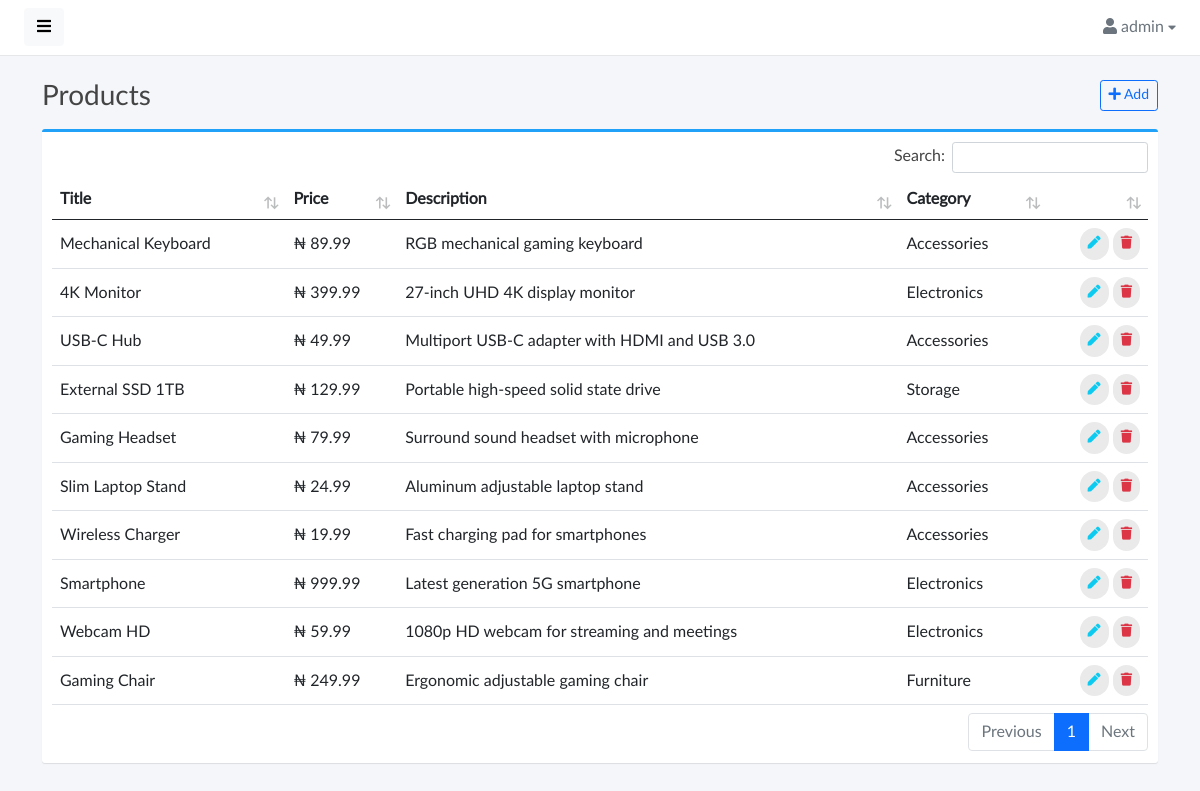
Screenshot of /e-commerce/views/admin/products.php (signed in) with the database file from the repository.
### tables this page shows
CREATE TABLE `products` (
  `id` int(11) NOT NULL AUTO_INCREMENT,
  `title` varchar(500) NOT NULL,
  `price` double NOT NULL,
  `description` varchar(1000) NOT NULL,
  `category` varchar(500) NOT NULL,
  `images` varchar(2000) NOT NULL,
  PRIMARY KEY (`id`)
);

### e-commerce/views/admin/products.php (the view, shortened to what this page needs)
<?php
require __DIR__ . '/header.php';
require __DIR__ . '/../db.php';
$edit = false;
if(isset($_GET['id'])) {
    $edit = true;
    $statement = $pdo->prepare("SELECT * FROM products WHERE id=?");
    $statement->execute(array(filter_input(INPUT_GET, 'id', FILTER_SANITIZE_NUMBER_INT)));
    if($statement->rowCount() > 0) {
        $items = $statement->fetchAll(PDO::FETCH_ASSOC);
    }
    $statement = $pdo->prepare("SELECT * FROM categories");
    $statement->execute();
    $categories = $statement->fetchAll(PDO::FETCH_ASSOC);
} else {
    $statement = $pdo->prepare("SELECT * FROM products");
    $statement->execute();
    if($statement->rowCount() > 0) {
        $items = $statement->fetchAll(PDO::FETCH_ASSOC);
    }
}
$statement = $pdo->prepare("SELECT * FROM categories");
$statement->execute();
$categories = $statement->fetchAll(PDO::FETCH_ASSOC);
?>
<div class="container">
    <div class="page-title">
        <h3>Products
        <a href="/admin/products/create" class="btn btn-sm btn-outline-primary float-end"><i class="fas fa-plus"></i> Add</a>
        </h3>
    </div>
    <?php if($edit): ?>
        <div class="card">
            <div class="card-header">Create Product</div>
            <div class="card-body">
                <div class="col-md-6">
                    <form action="/admin/products" method="post" enctype="multipart/form-data">
                        <?php CSRF::csrfInputField() ?>
                        <div class="mb-3">
                            <label class="form-label">Name</label>
                            <input type="text" name="name" class="form-control" value="<?= $items[0]['title'] ?>">
                        </div>
                        <div class="mb-3">
                            <label class="form-label">Price</label>
                            <input type="number" name="price" class="form-control" value="<?= $items[0]['price'] ?>">
                        </div>
                        <div class="mb-3">
                            <label class="form-label">Description</label>
                            <textarea class="form-control" name="description" style="resize:none"><?= $items[0]['description'] ?></textarea>
                        </div>
                        <div class="mb-3">
                            <label for="language" class="form-label">Category</label>
                            <div class="input-group mb3">
                        	    <div class="dropdown input-group-prepend">
                            	  <button class="btn btn-secondary dropdown-toggle" type="button" id="dropdownMenuButton1" data-bs-toggle="dropdown" aria-expanded="false">
                            		Choose
                            	  </button>
                            	  <ul class="dropdown-menu" aria-labelledby="dropdownMenuButton1">
                            		<?php foreach($categories as $category): ?>
                            		    <li><a class="dropdown-item"><?= $category['title'] ?></a></li>
                            		    <div role="separator" class="dropdown-divider"></div>
                            		<?php endforeach; ?>
                            	  </ul>
                        	    </div>
                            	<input id="category" type="text" name="category" class="form-control" aria-label="Text input with dropdown button" value="<?= $items[0]['category'] ?>">
                        	</div>
                        </div>
                        <div class="mb-3">
                            <label class="form-label">Images</label>
                            <input class="form-control" name="files[]" type="file" id="formFile1" multiple>
                            <small class="text-muted">Select product images</small>
                        </div>
                        <div class="mb-3 text-end">
                            <input type="text" name="id" value="<?= $items[0]['id'] ?>" hidden>
                            <button name="submit" type="submit" class="btn btn-primary"><i class="fas fa-save"></i> Save</button>
                        </div>
                    </form>
                </div>
            </div>
        </div>
    <?php else: ?>
        <div class="box box-primary">
            <div class="box-body">
                <table width="100%" class="table table-hover" id="dataTables-example">
                    <thead>
                        <tr>
                            <th>Title</th>
                            <th>Price</th>
                            <th>Description</th>
                            <th>Category</th>
                            <th></th>
                        </tr>
                    </thead>
                    <tbody>
                        <?php if(isset($items)): ?>
                            <?php foreach($items as $item): ?>
                                <tr>
                                    <td><?= $item['title'] ?></td>
                                    <td>₦ <?= number_format($item['price'], 2) ?></td>
                                    <td><?= $item['description'] ?></td>
                                    <td><?= $item['category'] ?></td>
                                    <td class="text-end">
                                        <form action="/admin/products" method="post">
                                            <a href="/admin/products?id=<?= $item['id']; ?>" class="btn btn-outline-info btn-rounded"><i class="fas fa-pen"></i></a>
                                            <button name="delete" type="submit" class="btn btn-outline-danger btn-rounded"><i class="fas fa-trash"></i></button>
                                        </form>
                                    </td>
                                </tr>
                            <?php endforeach; ?>
                        <?php endif ?>
                    </tbody>
                </table>
            </div>
        </div>
    <?php endif ?>
</div>
<?php require __DIR__ . '/footer.php'; ?>

### e-commerce/views/admin/assets/css/master.css (style rules this page uses)
body, h1, .h1, h2, .h2, h3, .h3, h4, .h4, h5, .h5, h6, .h6, p, a, td { -moz-osx-font-smoothing: grayscale; -webkit-font-smoothing: antialiased; }
body { width: 100%; height: 100%; background: #f4f6fa; font-family: "Lato", "Helvetica Neue", Arial, Helvetica, sans-serif; font-size: 1rem; color: #444; }
#body .content .page-title h3 { margin: 1rem 0; }
.page-title { margin: 0; font-size: 1.5rem; line-height: 1.5555556; }
.box { position: relative; border-radius: 3px; background: #ffffff; border-top: 3px solid #d2d6de; margin-bottom: 20px; width: 100%; box-shadow: 0 1px 1px rgba(0, 0, 0, 0.1); }
.box-body { border-top-left-radius: 0; border-top-right-radius: 0; border-bottom-right-radius: 3px; border-bottom-left-radius: 3px; padding: 10px; }
.box-primary { border-top-color: #22a1f9; }
.btn-rounded { border-radius: 10em; padding: 6px 8px; font-size: small; text-transform: none; text-shadow: none !important; background: #eaeaea; border-color: transparent; border: none; }
a, a:hover, a:focus { color: inherit; text-decoration: none; transition: all 0.3s; }
.table td, .table th { vertical-align: middle; }
table.dataTable thead .sorting:before, table.dataTable thead .sorting:after, table.dataTable thead .sorting_asc:before, table.dataTable thead .sorting_asc:after, table.dataTable thead .sorting_desc:before, table.dataTable thead .sorting_desc:after, table.dataTable thead .sorting_asc_disabled:before, table.dataTable thead .sorting_asc_disabled:after, table.dataTable thead .sorting_desc_disabled:before, table.dataTable thead .sorting_desc_disabled:after { font-size: .8rem; bottom: .9rem; }

### rows the page displays
products: title "Mechanical Keyboard", price "89.99", description "RGB mechanical gaming keyboard", category "Accessories"
products: title "4K Monitor", price "399.99", description "27-inch UHD 4K display monitor", category "Electronics"
products: title "USB-C Hub", price "49.99", description "Multiport USB-C adapter with HDMI and USB 3.0", category "Accessories"
products: title "External SSD 1TB", price "129.99", description "Portable high-speed solid state drive", category "Storage"
products: title "Gaming Headset", price "79.99", description "Surround sound headset with microphone", category "Accessories"
products: title "Slim Laptop Stand", price "24.99", description "Aluminum adjustable laptop stand", category "Accessories"
products: title "Wireless Charger", price "19.99", description "Fast charging pad for smartphones", category "Accessories"
products: title "Smartphone", price "999.99", description "Latest generation 5G smartphone", category "Electronics"
products: title "Webcam HD", price "59.99", description "1080p HD webcam for streaming and meetings", category "Electronics"
products: title "Gaming Chair", price "249.99", description "Ergonomic adjustable gaming chair", category "Furniture"

### other values shown
$_SESSION['admin'] "admin"
